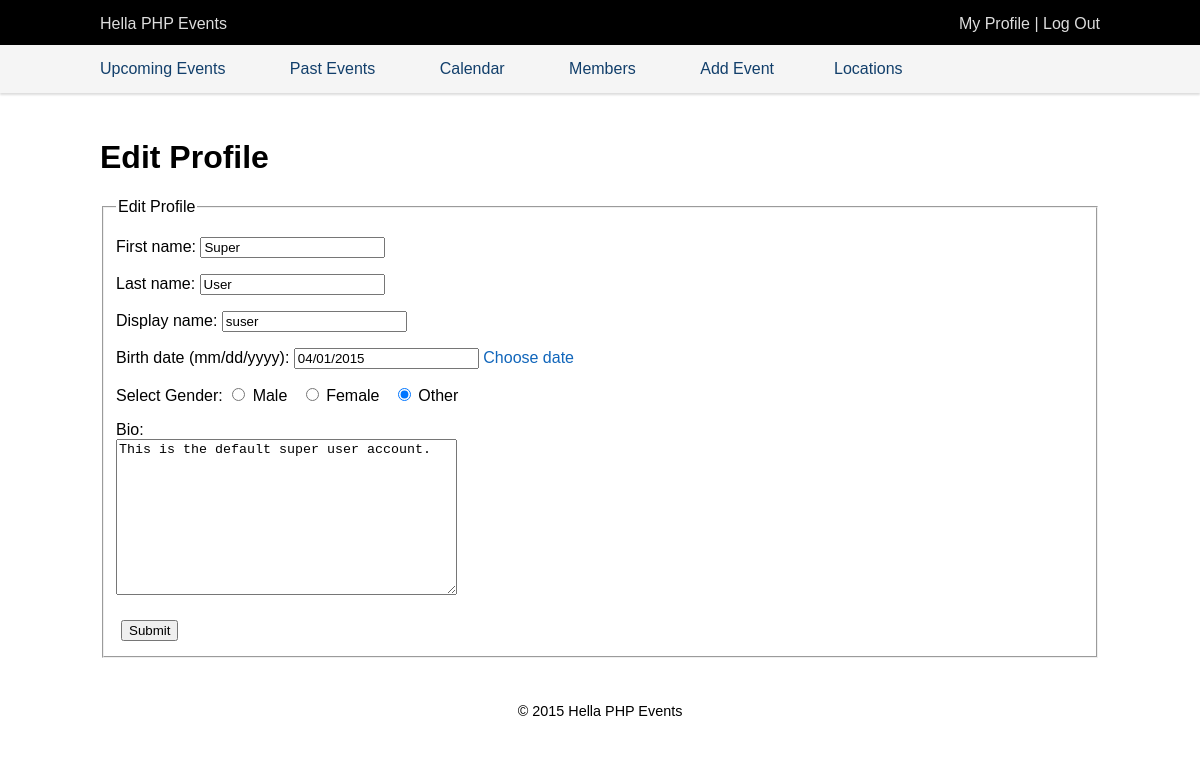
The page /index.php?page=editprofile&mid=10 (signed in) on the database its author committed.
### tables this page shows
CREATE TABLE IF NOT EXISTS `profile_data` (
  `profileID` int(8) unsigned zerofill NOT NULL,
  `fname` varchar(32) DEFAULT NULL,
  `lname` varchar(32) DEFAULT NULL,
  `displayname` varchar(64) NOT NULL,
  `birthday` date DEFAULT NULL,
  `bio` text,
  `gender` enum('F','M','O') DEFAULT NULL
);

### public_html/includes/sqlstatements.inc.php (called while the page is built, shortened)
<?php
function getProfileData($userid) {
    global $dbc;
    $q = "SELECT `profileID`, `fname`, `lname`, `displayname`, `birthday`, `bio`, `gender` "
            . "FROM `profile_data` "
            . "WHERE `profileID` = '$userid'";
    $r = @mysqli_query($dbc, $q);
    return $r;
}
?>

### public_html/includes/functions.inc.php (the view, shortened to what this page needs)
<?php
function createForm($formname, $action, $elements, $warnings, $showborder = true) {
    $elementcount = count($elements);
    echo "<form action=\"$action\" method=\"post\">";
    echo $showborder ? "<fieldset>" : "<fieldset style='border:0px;'>";
    echo $showborder ? "<legend>$formname</legend>" : "";
    for ($i = 0; $i < $elementcount; $i++) {
        $element = $elements[$i];
        $iname = $element['name'];
        $type = $element['type'];
        if ($type == "hidden") {
            createHiddenInput($iname, $element['value']);
        } else {
            echo "<div><p>\n<label for=\"";
            echo $iname;
            echo "\">\n";
            echo $element['label'];
            echo "</label>\n";
            if ($type == "text") {
                createTextbox($iname, $element['id'], $element['class'], $element['value']);
            } else if ($type == "password") {
                createPassbox($iname, $element['id'], $element['class']);
            } else if ($type == "textarea") {
                echo "<br/>";
                createTextarea($iname, $element['id'], $element['class'], $element['value'], $element['rows'], $element['cols']);
                echo "<br/>\n";
            } else if ($type == "select" || $type == "eventlocation") {
                createSelectbox($iname, $element['id'], $element['class'], $element['options'], isset($element['value'])? $element['value'] : "");
            } else if ($type == "radio" || $type == "checkbox") {
                createRadioOrCheckbox($iname, $element['id'], $element['class'], $element['options'], $type, $element['value']);
            } else if ($type == "timeselect") {
                createTimeInput($iname, $element['id'], $element['class'], isset($element['value'])? $element['value'] : "");
            }
            echo "</p></div>";
        }
    }
    echo "<div class=\"submitbutton\">\n";
    echo "<input type=\"submit\" name=\"submit\" value=\"Submit\" />\n</div>\n";
    echo "</fieldset>\n";
    echo "</form>";
}
function createTextbox($name, $id, $class, $value) {
    echo '<input type="text" name="' . $name . '" id="'. $id;
    if (strlen($class) > 0) {
        echo '" class="' . $class;
    }
    if (strlen($value) > 0) {
        echo '" value="' . $value;
    }
    echo '" />' . "\n";
}
function createTextarea($name, $id, $class, $value, $rows, $cols) {
    echo '<textarea name="' . $name . '" id="' . $id .'" rows="' .
            $rows . '" cols="' . $cols;
    if (strlen($class) > 0) {
        echo '" class="' . $class;
    }
    echo '">' . $value . '</textarea>';
}
function createRadioOrCheckbox($name, $id, $class, $options, $type, $value = ""){
    $ctr = "";
    foreach ($options as $option) {
        echo '<input type="' . $type . '" name="' . $name . '" id="' . $id . $ctr;
        if (strlen($class) > 0) {
            echo '" class="' . $class;
        }
        echo '" value="' . $option . '" ';
        if (isset($_POST["$name"]) && escape_data($_POST["$name"]) == escape_data($option )) {
            echo " checked ";
        } else if ($value == $option) {
            echo " checked ";
        }
        echo "/> ";
        echo $option;
        $ctr++;
    }
}
function escape_data($data) {
    global $dbc;
    $data = trim($data);
    $data = strip_tags($data);
    $data = htmlentities($data, ENT_QUOTES);
    return mysqli_real_escape_string($dbc, $data);
}
?>

### public_html/styles/common.css (style rules this page uses)
body { margin: 0; padding: 0; font-family: helvetica; background-color: #fff; }
.submitbutton { padding: 5px; }

### rows shown on the page
profile_data: displayname "suser", gender "☐ Select Gender:", gender "☑"

### other values the page prints
constant('SITENAME') "Hella PHP Events"
constant("PROFILE") "My Profile"
constant('LOGOUT') "Log Out"
constant("EVENTLIST") "Upcoming Events"
constant("PASTEVENTS") "Past Events"
constant("CAL") "Calendar"
constant("MEMBERS") "Members"
constant("ADDEVENT") "Add Event"
constant("MANAGELOCS") "Locations"
constant(strtoupper($page) . '_TITLE') "Edit Profile"
$formname "Edit Profile"
$element['label'] "First name:"
$element['label'] "Last name:"
$element['label'] "Display name:"
$element['label'] "Birth date (mm/dd/yyyy):"
